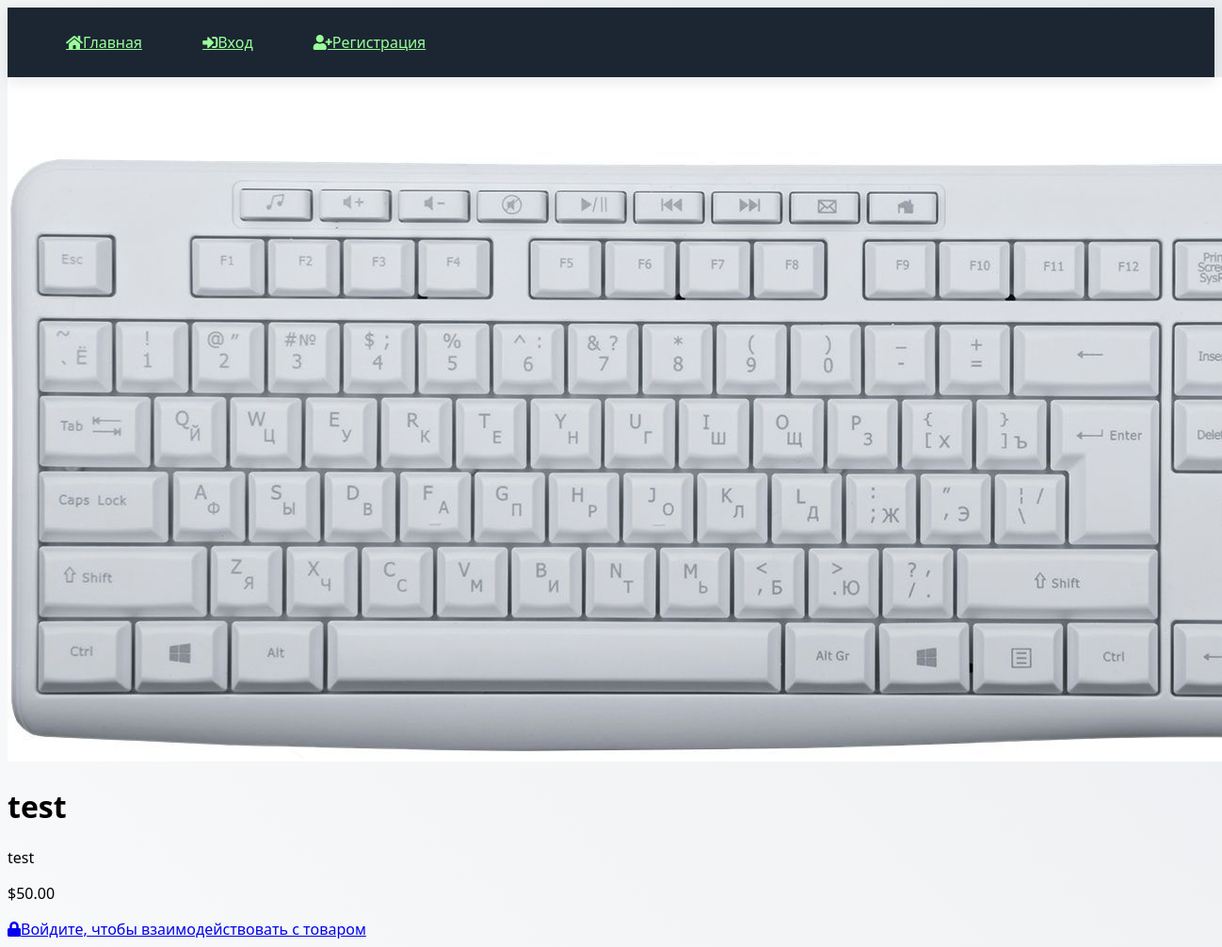
Before: /product/1 with the older database file.
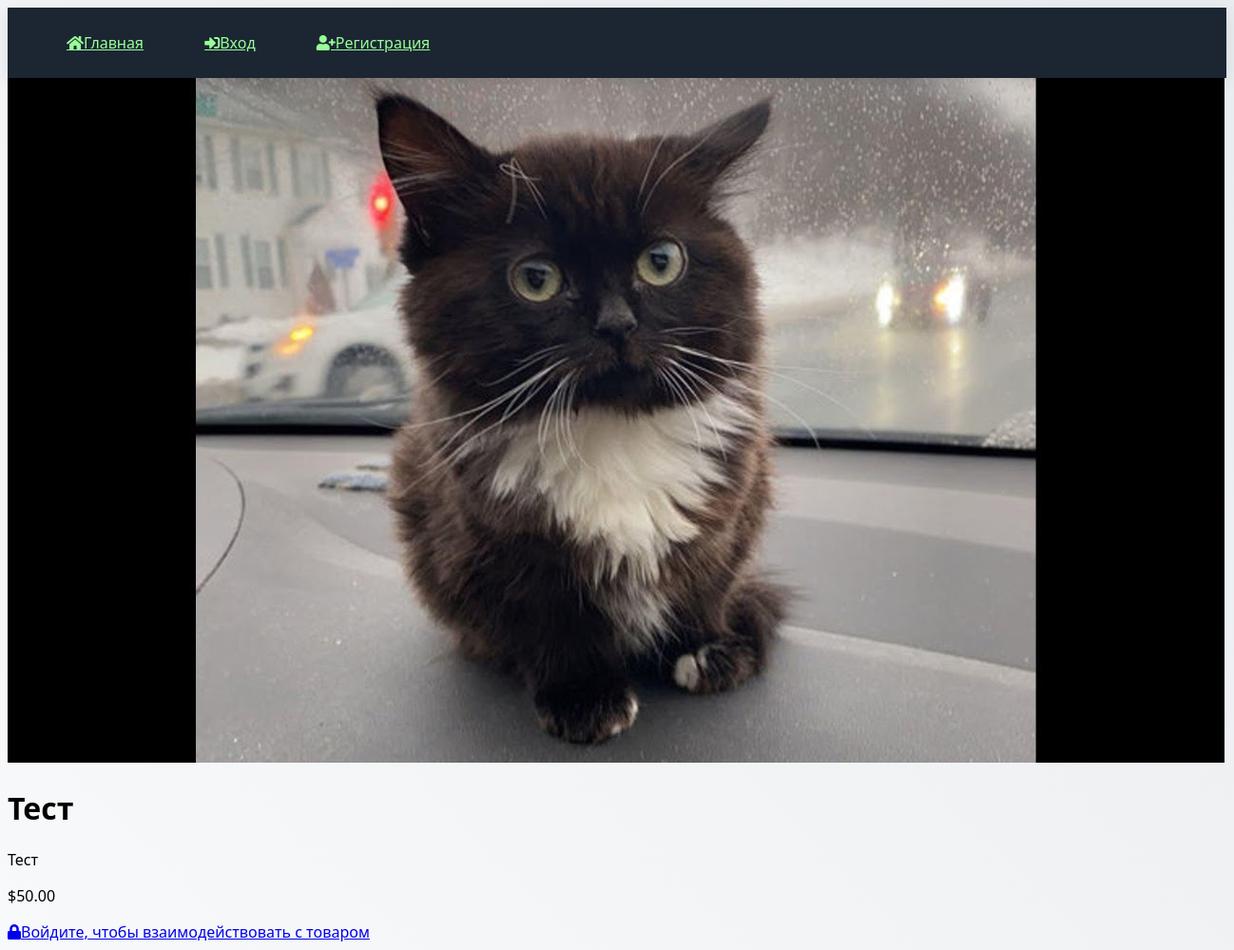
After: the same page with the newer database file.
### models.py (models this page shows)
class Product(db.Model):
    id = db.Column(db.Integer, primary_key=True)
    name = db.Column(db.String(100))
    description = db.Column(db.Text)
    price = db.Column(db.Float)
    image = db.Column(db.String(100))

### app.py (the view)
@app.route('/product/<int:id>')
def product(id):
    product = Product.query.get_or_404(id)
    return render_template('product.html', product=product)

### templates/product.html
{% extends "base.html" %}
{% block content %}
<div class="product-details">
    <img src="{{ url_for('static', filename=product.image) }}"
         alt="{{ product.name }}"
         class="product-image">
    <div class="product-info">
        <h1>{{ product.name }}</h1>
        <p class="description">{{ product.description }}</p>
        <p class="price">${{ "%.2f"|format(product.price) }}</p>
        {% if current_user.is_authenticated %}
        <div class="product-actions">
            <button class="btn btn-primary"
                    onclick="window.location='{{ url_for('add_to_favourite', product_id=product.id) }}'">
                <i class="fas fa-heart"></i> В избранное
            </button>
            <button class="btn btn-success"
                    onclick="window.location='{{ url_for('add_to_cart', id=product.id) }}'">
                <i class="fas fa-cart-plus"></i> В корзину
            </button>
        </div>
        {% else %}
        <a href="{{ url_for('login') }}" class="alert-link">
            <i class="fas fa-lock"></i> Войдите, чтобы взаимодействовать с товаром
        </a>
        {% endif %}
    </div>
</div>
{% endblock %}

Changed rows visible on the page:
changed Product: image: a different picture; name "test" → "Тест"; description "test" → "Тест"
